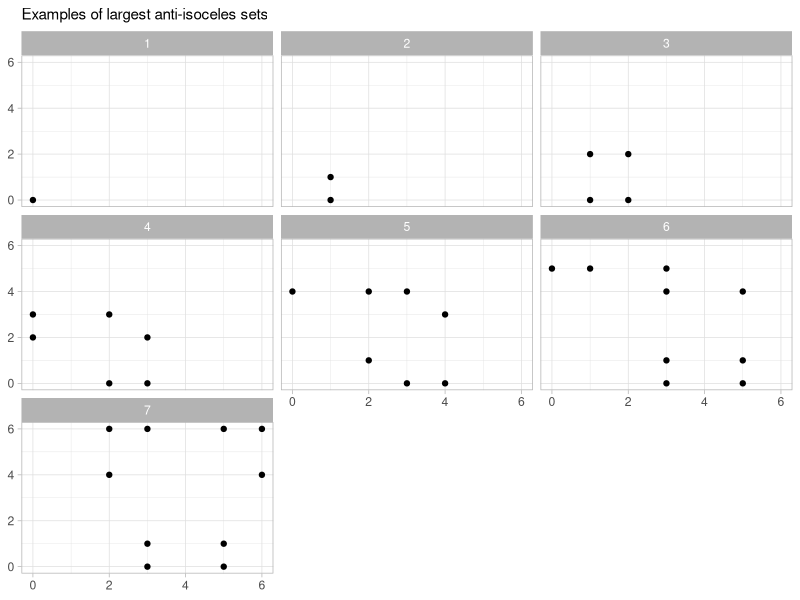
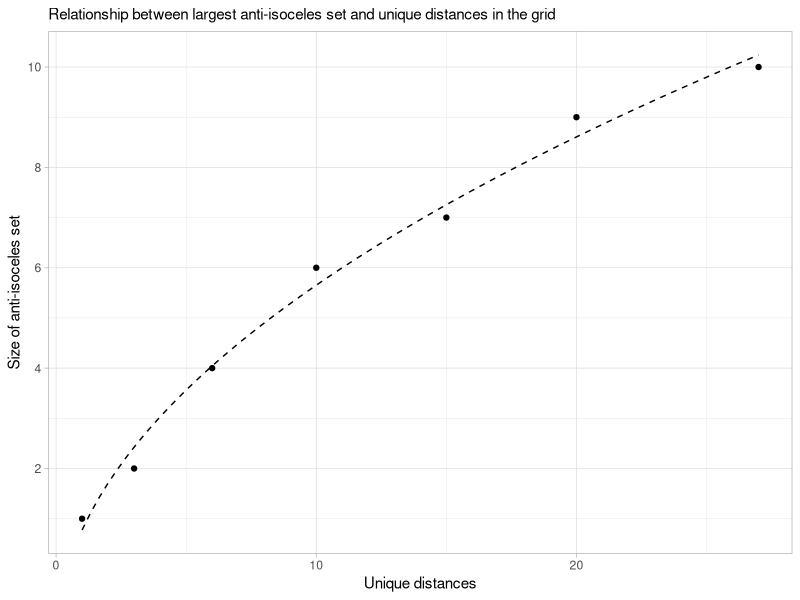
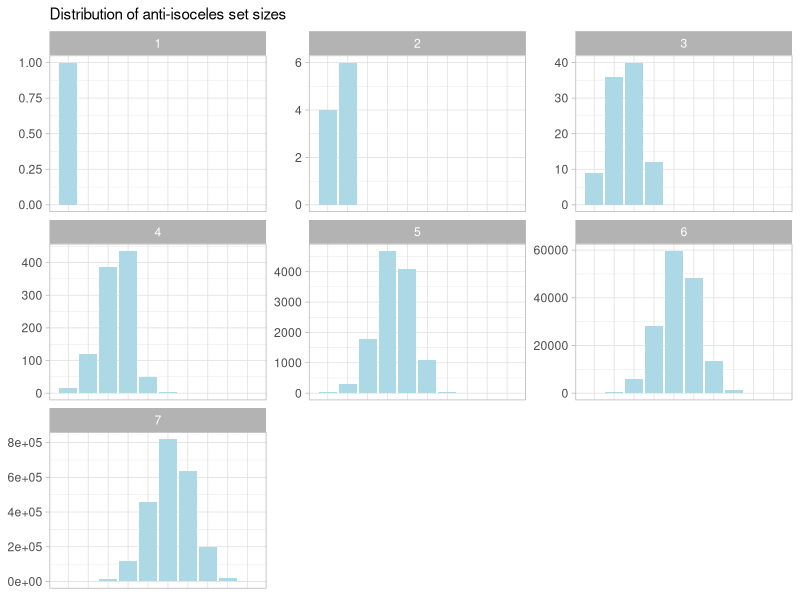
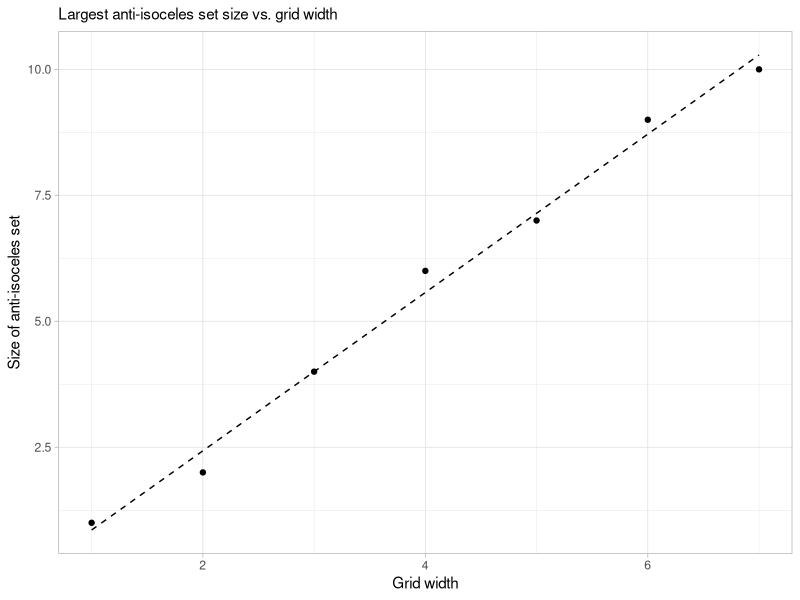

Write the R code that produced these figures, in order.
## ---- chunk 1
library("tidyverse")
## ---- chunk 2
library("here")
best <- readr::read_csv(here("static/data/riddler", "isoceles-best.csv"))
iso_lengths <- readr::read_csv(here("static/data/riddler", "isoceles-set-lengths.csv"), col_types = cols())
## ---- chunk 3
best %>%
  group_by(grid_size) %>%
  summarise(anti_isoceles_set_size = max(size),
            .groups = "drop")
## ---- chunk 4
best %>%
  group_by(grid_size) %>%
  filter(idx == min(idx)) %>%
  ungroup() %>%
  ggplot(aes(x, y)) +
  geom_point() + 
  facet_wrap(~grid_size) +
  theme_light() +
  labs(subtitle = "Examples of largest anti-isoceles sets",
       x = NULL, y = NULL)
## ---- chunk 5
tbl <- tibble(
  grid_size = 1:7,
  non_isoceles_size = c(1, 2, 4, 6, 7, 9, 10),
  unq_distances = c(1, 3, 6, 10, 15, 20, 27))
## ---- chunk 6
tbl %>%
  ggplot(aes(unq_distances, non_isoceles_size)) +
  geom_point() +
  geom_smooth(method="lm", formula=y ~ sqrt(x), se = F, color="black", 
              size=.5, lty=2) +
  labs(subtitle = paste0("Relationship between largest anti-isoceles set ",
                         "and unique distances in the grid"),
       x = "Unique distances",
       y = "Size of anti-isoceles set") +
  scale_y_continuous(breaks=seq(0, 10, 2), minor_breaks=0:10)  +
  theme_light() 
## ---- chunk 7
iso_lengths %>%
  ggplot(aes(size, sets)) +
  geom_col(fill = "lightblue") +
  theme_light() +
  theme(axis.text.x=element_blank(),
        axis.ticks.x=element_blank()) +
  facet_wrap(~grid_size, scales="free_y") +
  labs(subtitle = "Distribution of anti-isoceles set sizes",
       x = NULL, y = NULL) +
  scale_x_continuous(breaks=1:10, minor_breaks=NULL)
## ---- chunk 8
best_summary <- best %>%
  group_by(grid_size) %>%
  summarise(anti_isoceles_set_size = max(size),
            .groups = "drop")

best_summary %>%
  ggplot(aes(grid_size, anti_isoceles_set_size)) +
  geom_point() +
  geom_smooth(method = "lm", formula = y ~ x, se = F, color = "black", 
              size = .5, lty = 2) +
  theme_light() +
  labs(subtitle = "Largest anti-isoceles set size vs. grid width",
       x = "Grid width",
       y = "Size of anti-isoceles set")
## ---- chunk 9
library("broom")
linear_model <- 
  best_summary %>%
  lm(data = ., formula = anti_isoceles_set_size ~ grid_size) 

summary(linear_model)
slope <- linear_model %>%
  broom::tidy() %>%
  filter(term != "(Intercept)") %>%
  pull(estimate)

library("broom")
new_tbl <- tibble(
  grid_size = 8:10,
  unq_distances = c(34, 42, 51)
)
model <- lm(data = tbl, formula = non_isoceles_size ~ sqrt(unq_distances))
summary(model)
model %>%
  broom::augment(newdata=new_tbl)
